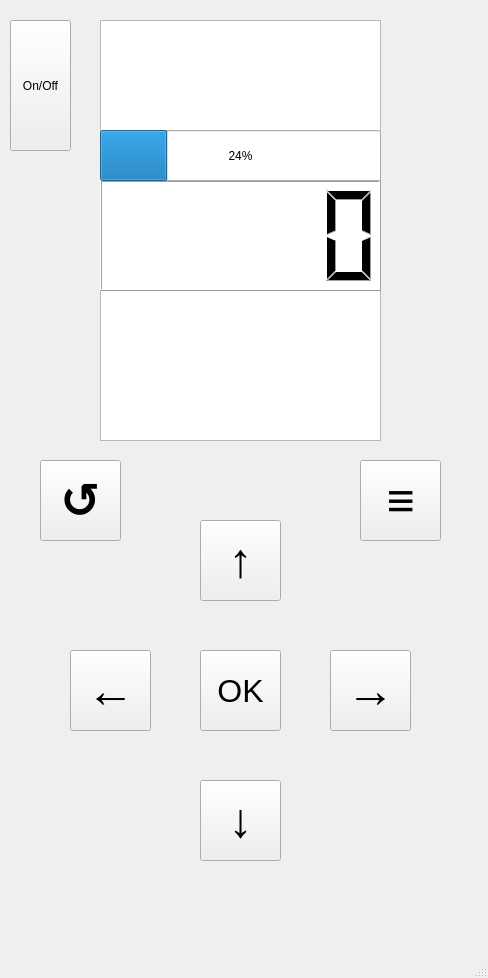
<?xml version="1.0" encoding="UTF-8"?>
<ui version="4.0">
 <class>DenaSimulator</class>
 <widget class="QMainWindow" name="DenaSimulator">
  <property name="geometry">
   <rect>
    <x>0</x>
    <y>0</y>
    <width>488</width>
    <height>978</height>
   </rect>
  </property>
  <property name="windowTitle">
   <string>DenaSimulator</string>
  </property>
  <widget class="QWidget" name="centralwidget">
   <widget class="QPushButton" name="downButton">
    <property name="geometry">
     <rect>
      <x>200</x>
      <y>780</y>
      <width>81</width>
      <height>81</height>
     </rect>
    </property>
    <property name="font">
     <font>
      <pointsize>36</pointsize>
     </font>
    </property>
    <property name="text">
     <string>↓</string>
    </property>
   </widget>
   <widget class="QPushButton" name="rightButton">
    <property name="geometry">
     <rect>
      <x>330</x>
      <y>650</y>
      <width>81</width>
      <height>81</height>
     </rect>
    </property>
    <property name="font">
     <font>
      <pointsize>36</pointsize>
     </font>
    </property>
    <property name="text">
     <string>→</string>
    </property>
   </widget>
   <widget class="QPushButton" name="upButton">
    <property name="geometry">
     <rect>
      <x>200</x>
      <y>520</y>
      <width>81</width>
      <height>81</height>
     </rect>
    </property>
    <property name="font">
     <font>
      <pointsize>36</pointsize>
     </font>
    </property>
    <property name="text">
     <string>↑</string>
    </property>
   </widget>
   <widget class="QTableView" name="mainMenu">
    <property name="geometry">
     <rect>
      <x>100</x>
      <y>20</y>
      <width>281</width>
      <height>421</height>
     </rect>
    </property>
   </widget>
   <widget class="QPushButton" name="leftButton">
    <property name="geometry">
     <rect>
      <x>70</x>
      <y>650</y>
      <width>81</width>
      <height>81</height>
     </rect>
    </property>
    <property name="font">
     <font>
      <pointsize>36</pointsize>
     </font>
    </property>
    <property name="text">
     <string>←</string>
    </property>
   </widget>
   <widget class="QPushButton" name="confirmButton">
    <property name="geometry">
     <rect>
      <x>200</x>
      <y>650</y>
      <width>81</width>
      <height>81</height>
     </rect>
    </property>
    <property name="font">
     <font>
      <pointsize>24</pointsize>
     </font>
    </property>
    <property name="text">
     <string>OK</string>
    </property>
   </widget>
   <widget class="QPushButton" name="powerButton">
    <property name="geometry">
     <rect>
      <x>10</x>
      <y>20</y>
      <width>61</width>
      <height>131</height>
     </rect>
    </property>
    <property name="text">
     <string>On/Off</string>
    </property>
   </widget>
   <widget class="QPushButton" name="returnButton">
    <property name="geometry">
     <rect>
      <x>40</x>
      <y>460</y>
      <width>81</width>
      <height>81</height>
     </rect>
    </property>
    <property name="font">
     <font>
      <pointsize>36</pointsize>
      <weight>75</weight>
      <bold>true</bold>
     </font>
    </property>
    <property name="cursor">
     <cursorShape>PointingHandCursor</cursorShape>
    </property>
    <property name="text">
     <string>↺</string>
    </property>
   </widget>
   <widget class="QPushButton" name="mainMenuButton">
    <property name="geometry">
     <rect>
      <x>360</x>
      <y>460</y>
      <width>81</width>
      <height>81</height>
     </rect>
    </property>
    <property name="font">
     <font>
      <pointsize>36</pointsize>
      <weight>75</weight>
      <bold>true</bold>
     </font>
    </property>
    <property name="cursor">
     <cursorShape>PointingHandCursor</cursorShape>
    </property>
    <property name="text">
     <string>≡</string>
    </property>
   </widget>
   <widget class="QTableView" name="settingsMenu">
    <property name="geometry">
     <rect>
      <x>100</x>
      <y>20</y>
      <width>281</width>
      <height>421</height>
     </rect>
    </property>
   </widget>
   <widget class="QTableView" name="freqMenu">
    <property name="geometry">
     <rect>
      <x>100</x>
      <y>20</y>
      <width>281</width>
      <height>421</height>
     </rect>
    </property>
   </widget>
   <widget class="QLCDNumber" name="treatmentTimer">
    <property name="geometry">
     <rect>
      <x>100</x>
      <y>180</y>
      <width>281</width>
      <height>111</height>
     </rect>
    </property>
   </widget>
   <widget class="QProgressBar" name="medMenu">
    <property name="geometry">
     <rect>
      <x>100</x>
      <y>130</y>
      <width>281</width>
      <height>51</height>
     </rect>
    </property>
    <property name="value">
     <number>24</number>
    </property>
   </widget>
  </widget>
  <widget class="QMenuBar" name="menubar">
   <property name="geometry">
    <rect>
     <x>0</x>
     <y>0</y>
     <width>488</width>
     <height>22</height>
    </rect>
   </property>
  </widget>
  <widget class="QStatusBar" name="statusbar"/>
 </widget>
 <resources/>
 <connections/>
</ui>
